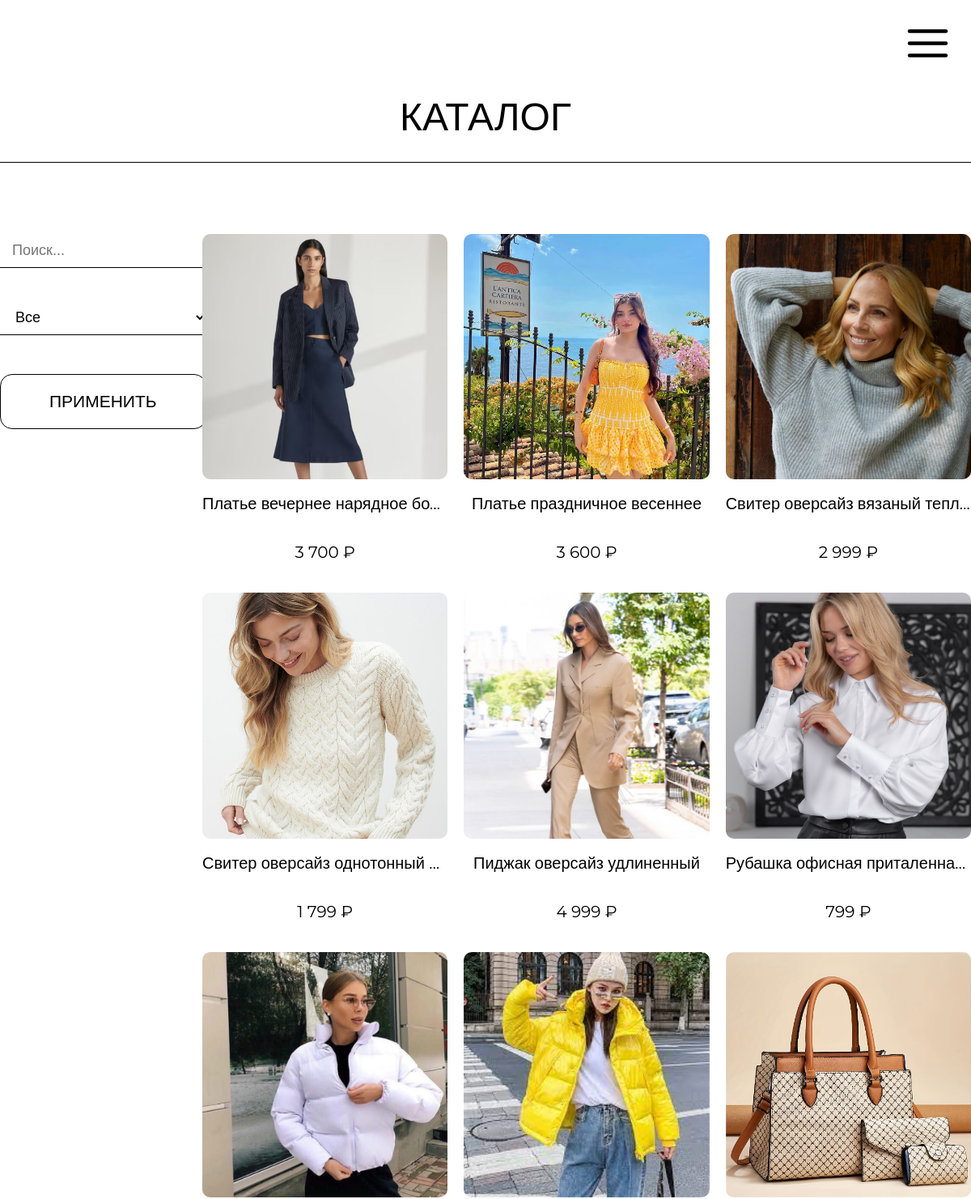
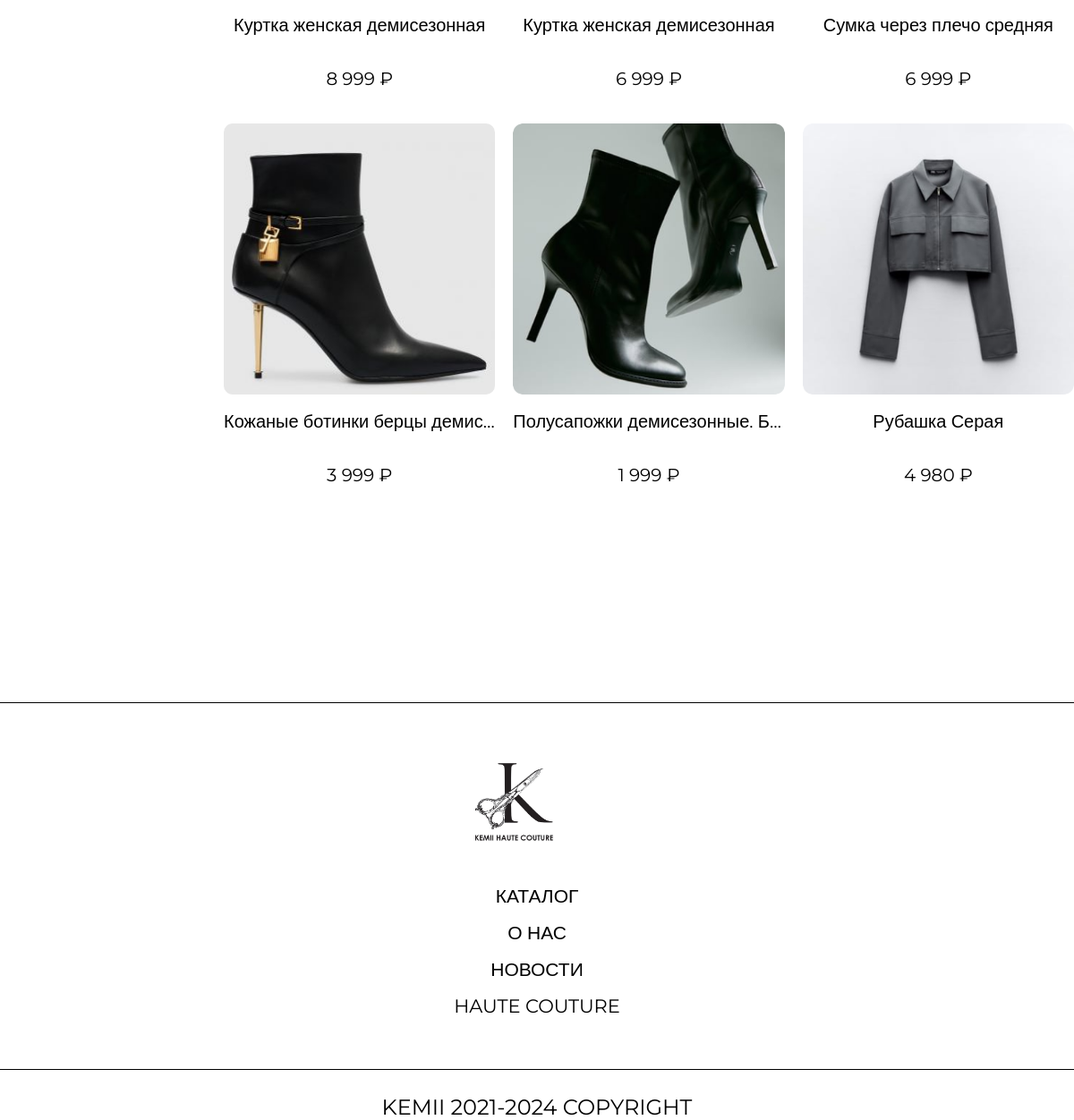
Screenshot of /catalog.php with the database file from the repository (2 pictures, top to bottom).
### tables this page shows
CREATE TABLE `product` (
  `Id` int(11) NOT NULL,
  `Name` varchar(100) NOT NULL,
  `Photo` varchar(250) DEFAULT NULL,
  `Price` int(11) NOT NULL,
  `Description` varchar(2000) NOT NULL,
  `IdProduct` int(11) NOT NULL,
  `color_id` int(11) DEFAULT NULL,
  `material_id` int(11) DEFAULT NULL,
  `size_id` int(11) DEFAULT NULL
);

### catalog.php (the view, shortened to what this page needs)
<?php
require 'php/db.php';
?>
<!DOCTYPE html>
<html lang="en">
<head>
  <link rel="stylesheet" href="./css/reset.css">
  <link rel="stylesheet" href="./css/style.css">
</head>
<body>
  <?php include($_SERVER['DOCUMENT_ROOT'] . '/components/header.php') ?>
  <div class="sign">
    <div class="container">
      <div class="sign-content">
        <div class="sign-text">
          <h1 class="catalog-title">
            Каталог
          </h1>
        </div>
        <div class="catalog__container">
          <form action="<?php echo $_SERVER['PHP_SELF']; ?>" method="GET" class="catalog-forms">
            <div class="sign-forms">
              <input class="sign-input" type="text" name="search" placeholder="Поиск..." value="<?php echo isset($_GET['search']) ? htmlspecialchars($_GET['search']) : ''; ?>">
              <select class="choose" name="product_type">
                <option value="">Все</option>
              </select>
              <button type="submit" class="sign-button">Применить</button>
            </div>
          </form>
          <div class="catalog-cards">
            <div class="catalog-mini" id="mini">
              <div class="catalog-mini-content">
                <div class="catalog-mini-cards">
                  <?php
                  $sql = "SELECT p.* FROM product AS p
												LEFT JOIN producttype AS pt ON p.IdProduct = pt.Id
												WHERE 1";
                  $result = $mysql->query($sql);
                  while ($row = $result->fetch_assoc()) {
                  ?>
                    <div class="catalog-mini-card-one">
                      <a href="card.php?id=<?= $row['Id'] ?>">
                        <img class="catalog-mini-img" src="./img/products/<?= $row['Photo'] ?>" alt="Product Photo">
                      </a>
                      <p class="catalog-mini-text"><?= $row['Name'] ?></p>
                      <p class="catalog-mini-text"><?= number_format($row['Price'], 0, '.', ' ') ?> ₽</p>
                    </div>
                  <?php
                  }
                  ?>
                </div>
              </div>
            </div>
          </div>
        </div>
      </div>
    </div>
  </div>
  <?php include($_SERVER['DOCUMENT_ROOT'] . '/components/footer.php') ?>

### components/header.php (shortened to what this page needs)
<div class="burger-menu">
  <button class="hamburger" onclick="this.classList.toggle('opened');
        this.setAttribute('aria-expanded',
        this.classList.contains('opened'))" aria-label="Main Menu">
  </button>
</div>

### components/footer.php
<div class="container">
    <div class="footer">
      <div class="footer-content">
        <div class="footer-menu">
          <a href="#">
            <img src="./img/logo.png" alt="Kemii" class="logo-footer">
          </a>
          <ul class="footer-links">
            <li class="footer-link">
              <a href="catalog.php">Каталог</a>
            </li>
            <li class="footer-link">
              <a href="index.php">О нас</a>
            </li>
            <li class="footer-link">
              <a href="index.php">Новости</a>
            </li>
            <li class="footer-link">
              <a href="index.php">Haute Couture</a>
            </li>
          </ul>
        </div>
      </div>
    </div>
  </div>
  <div class="container">
    <div class="copyright">
      <h1 class="copyright-text">
        KEMII 2021-2024 COPYRIGHT
      </h1>
    </div>
  </div>

### css/style.css (style rules this page uses)
img { display: flex; object-fit: contain; }
html { scroll-behavior: smooth; font-family: "Montserrat", sans-serif; font-weight: 400; }
* { box-sizing: border-box; padding: 0px; margin: 0px; text-decoration: none; list-style: none; }
button, .catalog-button { display: flex; align-items: center; justify-content: center; }
.container { width: 100%; max-width: 1400px; margin: 0 auto; }
.burger-menu { display: none; }
.hb { width: 75px; margin: 0 auto; display: block; }
.hamburger { position: fixed; z-index: 100; top: 1rem; right: 1rem; padding: 4px; border: black solid 1px; background: white; cursor: pointer; }
.hamburger { background-color: transparent; border: none; cursor: pointer; display: flex; padding: 0; }
.catalog-mini { justify-content: center; }
.catalog-mini-cards { margin-top: 40px; display: grid; grid-template-columns: repeat(4, 1fr); row-gap: 30px; column-gap: 30px; }
.catalog-mini-card-one { box-sizing: border-box; text-align: center; display: grid; }
.catalog-mini-img { width: 100%; ; aspect-ratio: 1/1; object-fit: cover; border-radius: 10px; }
.catalog-mini-text { overflow: hidden; text-overflow: ellipsis; white-space: nowrap; margin-top: 20px; font-size: 20px; font-weight: 400; height: 40px; }
button { transition: 0.3s ease-in; display: flex; justify-content: center; align-items: center; gap: 10px; border-radius: 15px; border: none; outline: none; background: rgba(0, 0, 0, 0.5); cursor: pointer; }
:root { --border-color: #3f3f3f; --background-color: #292929; --text-color: #121212; --transition: all 0.2s ease-in; }
.footer { margin-top: 14rem; border-top: 1px solid #000; }
.footer-menu { display: flex; justify-content: space-between; align-items: center; margin-top: 60px; }
.logo-footer { width: 132px; height: 105px; }
.footer-links { text-transform: uppercase; display: flex; align-items: center; gap: 40px; font-size: 21px; color: #403C3C; }
.footer-link { color: #000; }
.copyright { margin-top: 60px; border-top: 1px solid #000; }
.copyright-text { padding-top: 30px; text-align: center; color: #000; font-size: 24px; text-transform: uppercase; }
.sign { margin-top: 120px; text-align: center; }
.sign-content { display: grid; }
.sign-forms { margin: 0 auto; max-width: 300px; text-align: center; display: flex; flex-direction: column; align-items: center; justify-content: center; }
.sign-input { width: 100%; margin-top: 40px; border: none; border-bottom: 1px solid #000; outline: none; font-size: 18px; padding: 10px 15px; }
.sign-button { margin-top: 3rem; background-color: transparent; color: #000; font-size: 21px; text-transform: uppercase; padding: 10px 15px; width: 100%; border: 1px solid #000; align-items: center; border-radius: 15px; }
input+.sign-button, select+.sign-button, p.err-text+.sign-button { margin-top: 3rem; }
.catalog__container { display: grid; align-items: start; grid-template-columns: 200px 1fr; column-gap: 50px; }
.choose { background: none; width: 100%; margin-top: 40px; border: none; border-bottom: 1px solid #000; outline: none; font-size: 18px; padding: 10px 15px; }
.catalog-forms { width: 100%; display: flex; justify-content: space-evenly; }
.catalog-title { color: #000; font-weight: 500; font-size: 3rem; text-transform: uppercase; margin-bottom: 3rem; padding-bottom: 2rem; border-bottom: 1px solid #000; }
.catalog-cards { width: 100%; }
@media screen and (max-width: 1520px) { .burger-menu { display: block; } }
@media screen and (max-width: 1520px) { .catalog-mini-cards { margin-top: 40px; display: grid; grid-template-columns: repeat(3, 1fr); column-gap: 20px; row-gap: 20px; } }
@media screen and (max-width: 1350px) { .catalog-forms { display: grid; gap: 20px; } }
@media screen and (max-width: 1450px) { .footer-content { display: flex; justify-content: center; text-align: center; align-items: center; } }
@media screen and (max-width: 1450px) { .footer-menu { display: grid; gap: 40px; } }
@media screen and (max-width: 1450px) { .footer-links { display: grid; gap: 20px; align-items: center; text-align: center; } }
@media screen and (max-width: 1450px) { .catalog-mini-card-one { margin-right: 0px; } }
@media (max-width: 1339px) { .sign-button { padding: 21px 60px; align-items: center; } }
@media (max-width: 1339px) { .container { max-width: 90%; margin: 0 auto; } }
@media (max-width: 1700px) { .container { max-width: 1300px; margin: 0 auto; } }

### rows the page displays
product: Photo (picture), Name "Платье вечернее нарядное бо…", Price "3 700"
product: Photo (picture), Name "Платье праздничное весеннее", Price "3 600"
product: Photo (picture), Name "Свитер оверсайз вязаный тепл…", Price "2 999"
product: Photo (picture), Name "Свитер оверсайз однотонный…", Price "1 799"
product: Photo (picture), Name "Пиджак оверсайз удлиненный", Price "4 999"
product: Photo (picture), Name "Рубашка офисная приталенна…", Price "799"
product: Photo (picture), Name "Куртка женская демисезонная", Price "8 999"
product: Photo (picture), Name "Куртка женская демисезонная", Price "6 999"
product: Photo (picture), Name "Сумка через плечо средняя", Price "6 999"
product: Photo (picture), Name "Кожаные ботинки берцы демис…", Price "3 999"
product: Photo (picture), Name "Полусапожки демисезонные. Б…", Price "1 999"
product: Photo (picture), Name "Рубашка Серая", Price "4 980"
